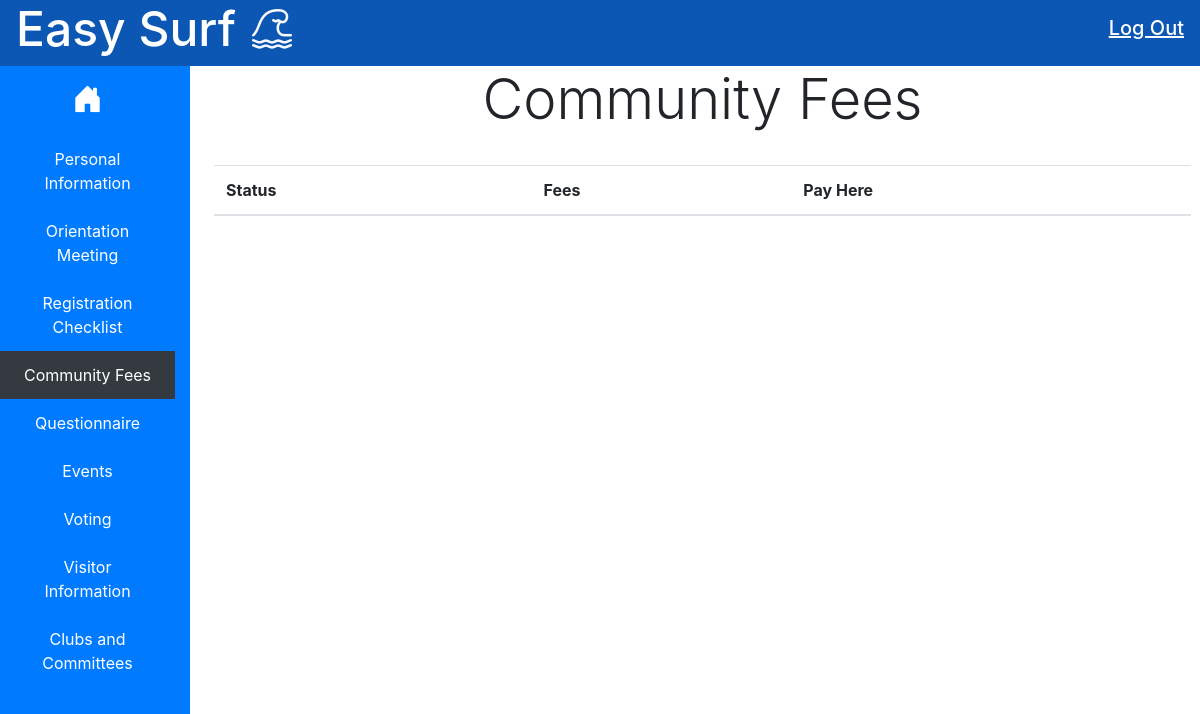
The page /fees/ (signed in) on the database as committed earlier.
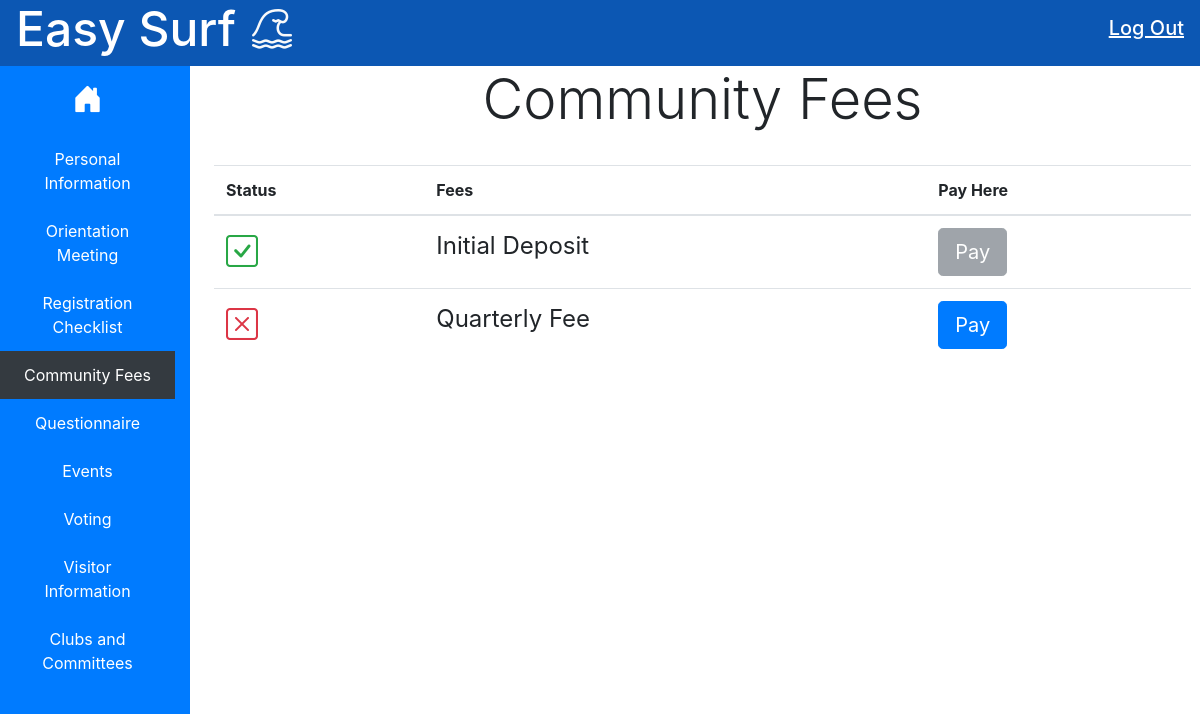
The same page on the database as committed later.
### easysurfFees/models.py (models this page shows, shortened)
class Invoice(models.Model):
    title = models.CharField(max_length=50)
    content = models.CharField(max_length=500)
    user = models.ForeignKey(Account, on_delete=models.CASCADE, default=None)
    date_generated = models.DateTimeField(default=timezone.now)
    date_due = models.DateTimeField(default=None, blank=True, null=True)
    balance = models.FloatField(default=0.00)
    paid = models.BooleanField(default=False)

### easysurfFees/views.py (the view, shortened to what this page needs)
# urls.py: path('', InvoiceListView.as_view(), name='fees-base'),
class InvoiceListView(LoginRequiredMixin, ListView):
    model = Invoice
    login_url = 'login'
    template_name = 'easysurfFees/fees.html'
    context_object_name = 'invoices'
    def get(self, request, *args, **kwargs):
        self.object_list = self.get_queryset()
        context = self.get_context_data()
        return render(request, self.template_name, context)

### easysurfFees/templates/easysurfFees/fees.html (shortened to what the changed rows need)
<!DOCTYPE html>
{% load static %}
<html lang="en">
<head>
    <link rel="stylesheet" href="https://cdn.jsdelivr.net/npm/bootstrap@4.0.0/dist/css/bootstrap.min.css"
>
    <link rel="stylesheet" href="https://cdn.jsdelivr.net/npm/bootstrap-icons@1.8.1/font/bootstrap-icons.css">
    <link rel="stylesheet" href="{% static 'easysurfHome/styles.css' %}">
</head>
<body style="overflow:hidden;">
    <header class="row no-gutters">
        <div class="col d-flex Ebanner text-light ">
            <h1 class="px-3 text-center" style="font-size: 3rem"><a href="{% url 'home-dashboard' %}" class="banner-link">Easy
                    Surf</a></h1>
        </div>
    </header>
    <div class="row">
        <div class="col-10">
            <div class="row">
                <div class="col text-center">
                    <h1 class="display-4">Community Fees</h1>
                </div>
            </div>
            <div class="row">
                <div class="col p-4">
                    <table class="table table-hover">
                        <thead>
                            <tr>
                                <th scope="col">Status</th>
                                <th scope="col">Fees</th>
                                <th scope="col">Pay Here</th>
                            </tr>
                        </thead>
                        <tbody>
                            {% for invoice in invoices %}
                            <tr>
                                {% if invoice.paid %}
                                    <th scope="row"><i class="bi bi-check-square checklist-icon text-success"></i></th>
                                {% else %}
                                    <th scope="row"><i class="bi bi-x-square checklist-icon text-danger"></i></th>
                                {% endif %}
                                <td class="checklist-text">{{invoice.title}}</td>
                                <td>
                                    <form method="POST">{% csrf_token %}
                                        {% if invoice.paid %}
                                            <a href="#"><button type="button" class="btn btn-lg btn-secondary" disabled>Pay</button></a>
                                        {% else %}
                                            <a href="{% url 'fees-detail' invoice.id %}"><button type="button" class="btn btn-lg btn-primary">Pay</button>
                                        {% endif %}
                                    </form>
                                </td>
                            </tr>
                            {% endfor %}
                        </tbody>
                    </table>
                </div>
            </div>
        </div>
    </div>
</body>
</html>

Rows that differ between the two databases and show on the page:
added Invoice: paid True (drawn), title "Initial Deposit"
added Invoice: paid False (drawn), title "Quarterly Fee"
